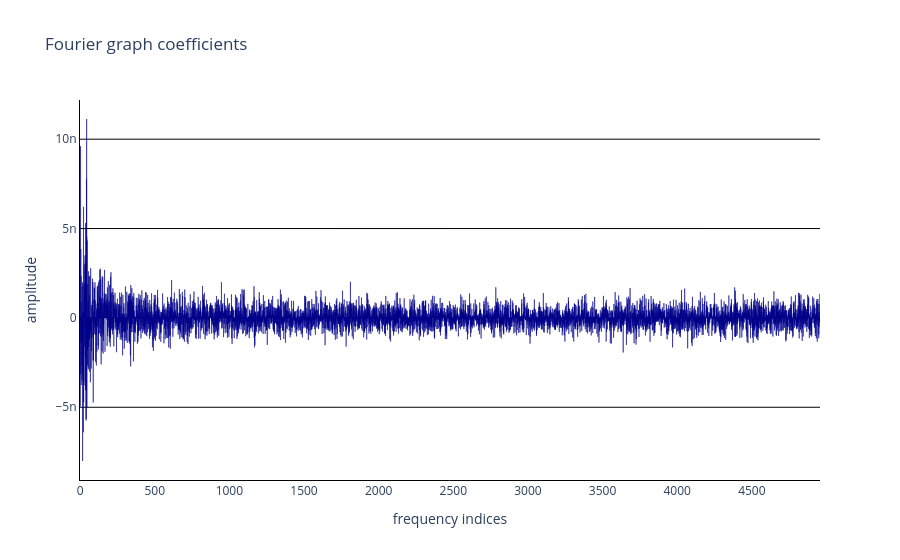

Write notebook code for a chart like this one.
### Code cell
mm.viz.plot_spectrum(data["cst"]@data["gt"].data[:,ht])

### Figure 1 — Plotly figure (JSON) as saved in the notebook; plotly's stock layout.template omitted (floating-point values rounded to 4 significant figures; data arrays with more than 128 entries replaced by an {"elided": "..."} marker saying what was removed)
{"data": [{"marker": {"color": "darkblue", "line": {"color": "darkblue"}}, "type": "bar", "y": {"elided": "4957 float values"}}], "layout": {"plot_bgcolor": "white", "showlegend": false, "title": {"text": "Fourier graph coefficients"}, "xaxis": {"linecolor": "black", "title": {"text": "frequency indices"}}, "yaxis": {"gridcolor": "black", "linecolor": "black", "title": {"text": "amplitude"}}}}
